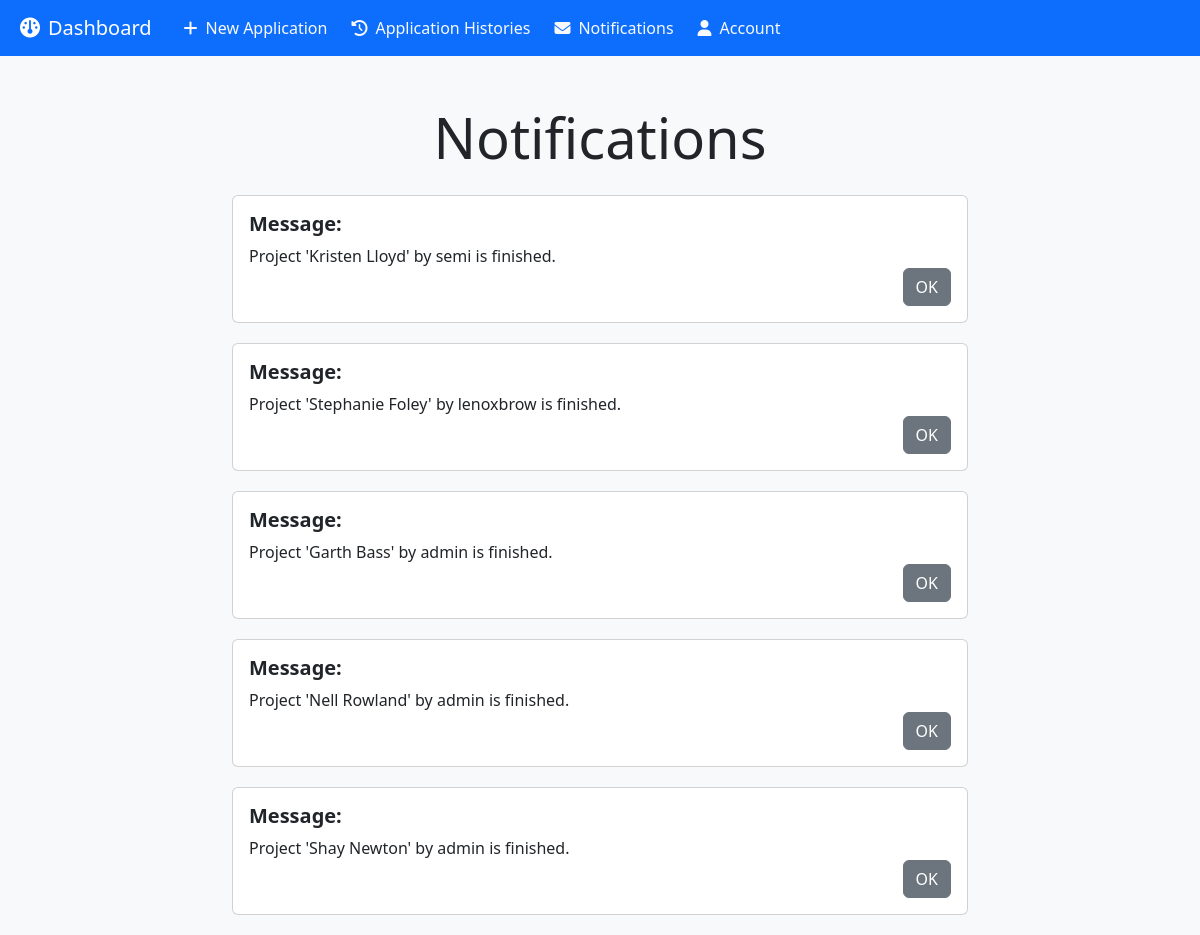
/notifications/ (signed in), run on an earlier commit of the app's database.
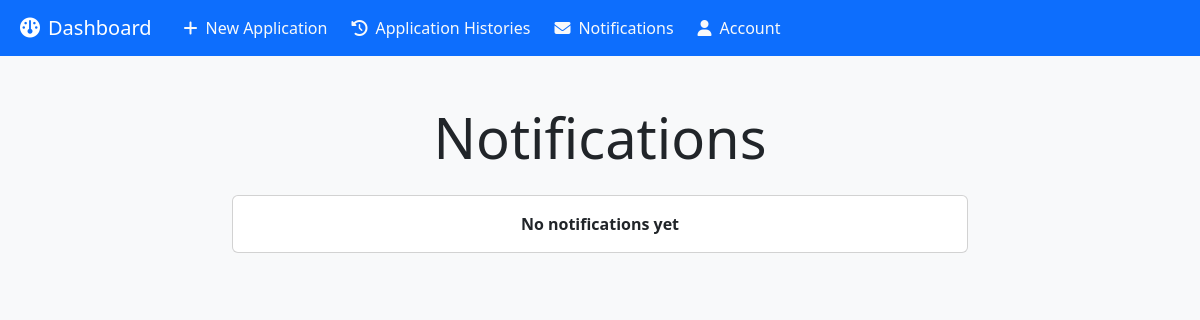
And on a later commit of the database.
### main/models.py (models this page shows)
class Notification(models.Model):
    project = models.ForeignKey(Project, on_delete=models.CASCADE)
    is_finished = models.BooleanField(default=False)
    message = models.TextField()
    is_read_by_handling_officer = models.BooleanField(default=False)
    is_read_by_admin = models.BooleanField(default=False)
    def __str__(self):
        return self.project.name_of_the_project

### main/views.py (the view)
# urls.py: path('notifications/', views.notifications, name='notifications'),
@login_required
def notifications(request):
    user = request.user
    user_profile = user.userprofile
    notifications = Notification.objects.filter(
        is_finished=False,
        is_read_by_handling_officer=False,
        project__handling_officer=user
    ).order_by('-project__created_at')
    notifications_finished = Notification.objects.filter(
        is_finished=True,
        is_read_by_admin=False
    ).order_by('-project__created_at')
    display_notifications = list(notifications)
    display_notifications_finished = []
    if user.is_superuser or user_profile.role == 'director':
        display_notifications_finished = list(notifications_finished)
    return render(request, 'Notifications.html', {
        'display_notifications': display_notifications,
        'display_notifications_finished': display_notifications_finished,
    })

### main/context_processors.py (called while the page is built)
def notification_count(request):
    if request.user.is_authenticated:
        user = request.user
        if user.is_superuser or (hasattr(user, 'userprofile') and user.userprofile.role == 'director'):
            new_notifications_count = Notification.objects.filter(is_read_by_admin=False)
        else:
            new_notifications_count = Notification.objects.filter(is_read_by_handling_officer=False, project__handling_officer=user).count()
    else:
        new_notifications_count = 0
    return {'new_notifications_count': new_notifications_count}

### templates/notifications.html (shortened to what this page needs)
{% extends 'base.html' %}
{% block content %}
<div class="container mt-5">
    <div class="row justify-content-center">
        <div class="col-md-8">
            <div class="text-center mb-4">
                <h1 class="display-4">Notifications</h1>
            </div>
            <ul class="project-list">
                {% if display_notifications_finished %}
                    {% for display_notification in display_notifications_finished %}
                    <li class="project-item">
                        <div class="card card-hover">
                            <div class="card-body">
                                <h5 class="card-text fw-bold">Message: </h5><span>{{ display_notification.message }}</span>
                                <div class="d-flex justify-content-end">
                                    <a href="{% url 'mark_notification_read' display_notification.id %}" class="btn btn-secondary">OK</a>
                                </div>
                            </div>
                        </div>
                    </li>
                    {% endfor %}
                {% endif %}
                {% if not display_notifications and not display_notifications_finished %}
                <li class="project-item">
                    <div class="card card-hover">
                        <div class="card-body">
                            <p class="card-text text-center fw-bold">No notifications yet</p>
                        </div>
                    </div>
                </li>
                {% endif %}
            </ul>
        </div>
    </div>
</div>
{% endblock %}

What changed in the data, as far as the page shows it:
removed Notification: message "Project 'Kristen Lloyd' by semi is finished."
removed Notification: message "Project 'Stephanie Foley' by lenoxbrow is finished."
removed Notification: message "Project 'Garth Bass' by admin is finished."
removed Notification: message "Project 'Nell Rowland' by admin is finished."
removed Notification: message "Project 'Shay Newton' by admin is finished."
Also different on the page:
text now shown: "No notifications yet"
